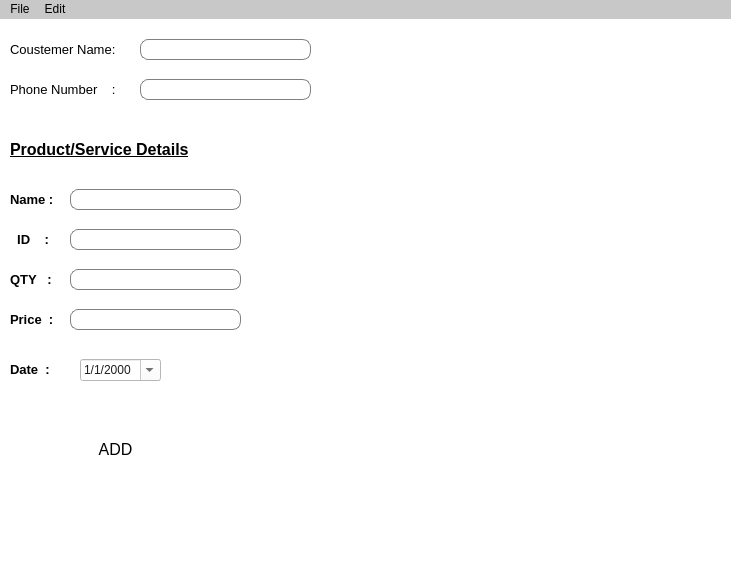
<?xml version="1.0" encoding="UTF-8"?>
<ui version="4.0">
 <class>dashboard</class>
 <widget class="QMainWindow" name="dashboard">
  <property name="geometry">
   <rect>
    <x>0</x>
    <y>0</y>
    <width>731</width>
    <height>579</height>
   </rect>
  </property>
  <property name="windowTitle">
   <string>MainWindow</string>
  </property>
  <property name="styleSheet">
   <string notr="true">background-color: rgb(255, 255, 255);</string>
  </property>
  <widget class="QWidget" name="centralwidget">
   <widget class="QLabel" name="label_coustemername">
    <property name="geometry">
     <rect>
      <x>10</x>
      <y>10</y>
      <width>111</width>
      <height>41</height>
     </rect>
    </property>
    <property name="sizePolicy">
     <sizepolicy hsizetype="Expanding" vsizetype="Expanding">
      <horstretch>100</horstretch>
      <verstretch>100</verstretch>
     </sizepolicy>
    </property>
    <property name="font">
     <font>
      <pointsize>10</pointsize>
     </font>
    </property>
    <property name="text">
     <string>Coustemer Name: </string>
    </property>
   </widget>
   <widget class="QLineEdit" name="coustemername_field">
    <property name="geometry">
     <rect>
      <x>140</x>
      <y>20</y>
      <width>171</width>
      <height>21</height>
     </rect>
    </property>
    <property name="sizePolicy">
     <sizepolicy hsizetype="Expanding" vsizetype="Expanding">
      <horstretch>100</horstretch>
      <verstretch>100</verstretch>
     </sizepolicy>
    </property>
    <property name="styleSheet">
     <string notr="true">border-radius:8px;
border: 1px solid gray;</string>
    </property>
   </widget>
   <widget class="QLineEdit" name="phoneNo_field">
    <property name="geometry">
     <rect>
      <x>140</x>
      <y>60</y>
      <width>171</width>
      <height>21</height>
     </rect>
    </property>
    <property name="sizePolicy">
     <sizepolicy hsizetype="Expanding" vsizetype="Expanding">
      <horstretch>100</horstretch>
      <verstretch>100</verstretch>
     </sizepolicy>
    </property>
    <property name="styleSheet">
     <string notr="true">border-radius:8px;
border: 1px solid gray;</string>
    </property>
   </widget>
   <widget class="QLabel" name="label_phoneNo">
    <property name="geometry">
     <rect>
      <x>10</x>
      <y>50</y>
      <width>111</width>
      <height>41</height>
     </rect>
    </property>
    <property name="sizePolicy">
     <sizepolicy hsizetype="Expanding" vsizetype="Expanding">
      <horstretch>100</horstretch>
      <verstretch>100</verstretch>
     </sizepolicy>
    </property>
    <property name="font">
     <font>
      <pointsize>10</pointsize>
     </font>
    </property>
    <property name="text">
     <string>Phone Number    : </string>
    </property>
   </widget>
   <widget class="QLabel" name="label_details">
    <property name="geometry">
     <rect>
      <x>10</x>
      <y>110</y>
      <width>201</width>
      <height>41</height>
     </rect>
    </property>
    <property name="sizePolicy">
     <sizepolicy hsizetype="Expanding" vsizetype="Expanding">
      <horstretch>100</horstretch>
      <verstretch>100</verstretch>
     </sizepolicy>
    </property>
    <property name="font">
     <font>
      <pointsize>12</pointsize>
      <weight>75</weight>
      <bold>true</bold>
      <underline>true</underline>
     </font>
    </property>
    <property name="text">
     <string>Product/Service Details</string>
    </property>
   </widget>
   <widget class="QLineEdit" name="name_field">
    <property name="geometry">
     <rect>
      <x>70</x>
      <y>170</y>
      <width>171</width>
      <height>21</height>
     </rect>
    </property>
    <property name="sizePolicy">
     <sizepolicy hsizetype="Expanding" vsizetype="Expanding">
      <horstretch>100</horstretch>
      <verstretch>100</verstretch>
     </sizepolicy>
    </property>
    <property name="styleSheet">
     <string notr="true">border-radius:8px;
border: 1px solid gray;</string>
    </property>
   </widget>
   <widget class="QLabel" name="label_id">
    <property name="geometry">
     <rect>
      <x>10</x>
      <y>200</y>
      <width>51</width>
      <height>41</height>
     </rect>
    </property>
    <property name="sizePolicy">
     <sizepolicy hsizetype="Expanding" vsizetype="Expanding">
      <horstretch>100</horstretch>
      <verstretch>100</verstretch>
     </sizepolicy>
    </property>
    <property name="font">
     <font>
      <pointsize>10</pointsize>
      <weight>75</weight>
      <bold>true</bold>
     </font>
    </property>
    <property name="text">
     <string>  ID    : </string>
    </property>
   </widget>
   <widget class="QLineEdit" name="id_field">
    <property name="geometry">
     <rect>
      <x>70</x>
      <y>210</y>
      <width>171</width>
      <height>21</height>
     </rect>
    </property>
    <property name="sizePolicy">
     <sizepolicy hsizetype="Expanding" vsizetype="Expanding">
      <horstretch>100</horstretch>
      <verstretch>100</verstretch>
     </sizepolicy>
    </property>
    <property name="styleSheet">
     <string notr="true">border-radius:8px;
border: 1px solid gray;</string>
    </property>
   </widget>
   <widget class="QLabel" name="label_name">
    <property name="geometry">
     <rect>
      <x>10</x>
      <y>160</y>
      <width>51</width>
      <height>41</height>
     </rect>
    </property>
    <property name="sizePolicy">
     <sizepolicy hsizetype="Expanding" vsizetype="Expanding">
      <horstretch>100</horstretch>
      <verstretch>100</verstretch>
     </sizepolicy>
    </property>
    <property name="font">
     <font>
      <pointsize>10</pointsize>
      <weight>75</weight>
      <bold>true</bold>
     </font>
    </property>
    <property name="text">
     <string>Name : </string>
    </property>
   </widget>
   <widget class="QLineEdit" name="price_field">
    <property name="geometry">
     <rect>
      <x>70</x>
      <y>290</y>
      <width>171</width>
      <height>21</height>
     </rect>
    </property>
    <property name="sizePolicy">
     <sizepolicy hsizetype="Expanding" vsizetype="Expanding">
      <horstretch>100</horstretch>
      <verstretch>100</verstretch>
     </sizepolicy>
    </property>
    <property name="styleSheet">
     <string notr="true">border-radius:8px;
border: 1px solid gray;</string>
    </property>
   </widget>
   <widget class="QLabel" name="label_price">
    <property name="geometry">
     <rect>
      <x>10</x>
      <y>280</y>
      <width>51</width>
      <height>41</height>
     </rect>
    </property>
    <property name="sizePolicy">
     <sizepolicy hsizetype="Expanding" vsizetype="Expanding">
      <horstretch>100</horstretch>
      <verstretch>100</verstretch>
     </sizepolicy>
    </property>
    <property name="font">
     <font>
      <pointsize>10</pointsize>
      <weight>75</weight>
      <bold>true</bold>
     </font>
    </property>
    <property name="text">
     <string>Price  :</string>
    </property>
   </widget>
   <widget class="QLineEdit" name="qty_field">
    <property name="geometry">
     <rect>
      <x>70</x>
      <y>250</y>
      <width>171</width>
      <height>21</height>
     </rect>
    </property>
    <property name="sizePolicy">
     <sizepolicy hsizetype="Expanding" vsizetype="Expanding">
      <horstretch>100</horstretch>
      <verstretch>100</verstretch>
     </sizepolicy>
    </property>
    <property name="styleSheet">
     <string notr="true">border-radius:8px;
border: 1px solid gray;</string>
    </property>
   </widget>
   <widget class="QLabel" name="label_qty">
    <property name="geometry">
     <rect>
      <x>10</x>
      <y>240</y>
      <width>51</width>
      <height>41</height>
     </rect>
    </property>
    <property name="sizePolicy">
     <sizepolicy hsizetype="Expanding" vsizetype="Expanding">
      <horstretch>100</horstretch>
      <verstretch>100</verstretch>
     </sizepolicy>
    </property>
    <property name="font">
     <font>
      <pointsize>10</pointsize>
      <weight>75</weight>
      <bold>true</bold>
     </font>
    </property>
    <property name="text">
     <string>QTY   : </string>
    </property>
   </widget>
   <widget class="QDateEdit" name="dateEdit">
    <property name="geometry">
     <rect>
      <x>80</x>
      <y>340</y>
      <width>81</width>
      <height>22</height>
     </rect>
    </property>
    <property name="sizePolicy">
     <sizepolicy hsizetype="Expanding" vsizetype="Expanding">
      <horstretch>100</horstretch>
      <verstretch>100</verstretch>
     </sizepolicy>
    </property>
    <property name="styleSheet">
     <string notr="true">color: rgb(30, 30, 30);</string>
    </property>
    <property name="wrapping">
     <bool>false</bool>
    </property>
    <property name="displayFormat">
     <string>d/M/yyyy</string>
    </property>
    <property name="calendarPopup">
     <bool>true</bool>
    </property>
   </widget>
   <widget class="QLabel" name="label_date">
    <property name="geometry">
     <rect>
      <x>10</x>
      <y>330</y>
      <width>51</width>
      <height>41</height>
     </rect>
    </property>
    <property name="sizePolicy">
     <sizepolicy hsizetype="Expanding" vsizetype="Expanding">
      <horstretch>100</horstretch>
      <verstretch>100</verstretch>
     </sizepolicy>
    </property>
    <property name="font">
     <font>
      <pointsize>10</pointsize>
      <weight>75</weight>
      <bold>true</bold>
     </font>
    </property>
    <property name="text">
     <string>Date  :</string>
    </property>
   </widget>
   <widget class="QPushButton" name="button_add">
    <property name="geometry">
     <rect>
      <x>40</x>
      <y>410</y>
      <width>151</width>
      <height>41</height>
     </rect>
    </property>
    <property name="sizePolicy">
     <sizepolicy hsizetype="Expanding" vsizetype="Expanding">
      <horstretch>100</horstretch>
      <verstretch>100</verstretch>
     </sizepolicy>
    </property>
    <property name="font">
     <font>
      <pointsize>12</pointsize>
      <weight>50</weight>
      <bold>false</bold>
      <underline>false</underline>
      <strikeout>false</strikeout>
      <stylestrategy>PreferDefault</stylestrategy>
      <kerning>true</kerning>
     </font>
    </property>
    <property name="acceptDrops">
     <bool>false</bool>
    </property>
    <property name="layoutDirection">
     <enum>Qt::LeftToRight</enum>
    </property>
    <property name="text">
     <string>ADD</string>
    </property>
    <property name="shortcut">
     <string>Return</string>
    </property>
    <property name="checkable">
     <bool>false</bool>
    </property>
    <property name="autoDefault">
     <bool>false</bool>
    </property>
    <property name="default">
     <bool>true</bool>
    </property>
    <property name="flat">
     <bool>true</bool>
    </property>
   </widget>
  </widget>
  <widget class="QMenuBar" name="menubar">
   <property name="geometry">
    <rect>
     <x>0</x>
     <y>0</y>
     <width>731</width>
     <height>21</height>
    </rect>
   </property>
   <property name="layoutDirection">
    <enum>Qt::LeftToRight</enum>
   </property>
   <property name="styleSheet">
    <string notr="true">selection-background-color: rgb(166, 166, 166);
background-color: rgb(200, 200, 200);</string>
   </property>
   <property name="defaultUp">
    <bool>false</bool>
   </property>
   <widget class="QMenu" name="menuFile">
    <property name="title">
     <string>File</string>
    </property>
    <addaction name="actionNew"/>
    <addaction name="actionOpen"/>
    <addaction name="actionSave"/>
    <addaction name="actionSaveAs"/>
    <addaction name="actionExport"/>
    <addaction name="separator"/>
    <addaction name="actionExit"/>
   </widget>
   <widget class="QMenu" name="menuEdit">
    <property name="title">
     <string>Edit</string>
    </property>
    <addaction name="actionUndo"/>
    <addaction name="actionRedo"/>
    <addaction name="actionCut"/>
    <addaction name="actionCopy_2"/>
    <addaction name="actionPaste_2"/>
   </widget>
   <addaction name="menuFile"/>
   <addaction name="menuEdit"/>
  </widget>
  <widget class="QStatusBar" name="statusbar"/>
  <action name="actionNew">
   <property name="text">
    <string>New</string>
   </property>
   <property name="shortcut">
    <string>Ctrl+N</string>
   </property>
  </action>
  <action name="actionOpen">
   <property name="text">
    <string>Open</string>
   </property>
   <property name="shortcut">
    <string>Ctrl+O</string>
   </property>
  </action>
  <action name="actionSave">
   <property name="text">
    <string>Save </string>
   </property>
   <property name="shortcut">
    <string>Ctrl+S</string>
   </property>
  </action>
  <action name="actionSaveAs">
   <property name="text">
    <string>Save As</string>
   </property>
  </action>
  <action name="actionExport">
   <property name="text">
    <string>Export</string>
   </property>
   <property name="shortcut">
    <string>Ctrl+E</string>
   </property>
  </action>
  <action name="actionExit">
   <property name="text">
    <string>Exit</string>
   </property>
   <property name="shortcut">
    <string>Ctrl+Q</string>
   </property>
  </action>
  <action name="actionUndo">
   <property name="text">
    <string>Undo</string>
   </property>
   <property name="shortcut">
    <string>Ctrl+Z</string>
   </property>
  </action>
  <action name="actionRedo">
   <property name="text">
    <string>Redo</string>
   </property>
   <property name="shortcut">
    <string>Ctrl+R</string>
   </property>
  </action>
  <action name="actionCopy">
   <property name="text">
    <string>Copy</string>
   </property>
  </action>
  <action name="actionPaste">
   <property name="text">
    <string>Paste</string>
   </property>
  </action>
  <action name="actionDelete">
   <property name="text">
    <string>Delete</string>
   </property>
  </action>
  <action name="actionCut">
   <property name="text">
    <string>Cut</string>
   </property>
   <property name="shortcut">
    <string>Ctrl+X</string>
   </property>
  </action>
  <action name="actionCopy_2">
   <property name="text">
    <string>Copy</string>
   </property>
   <property name="shortcut">
    <string>Ctrl+C</string>
   </property>
  </action>
  <action name="actionPaste_2">
   <property name="text">
    <string>Paste</string>
   </property>
   <property name="shortcut">
    <string>Ctrl+V</string>
   </property>
  </action>
 </widget>
 <resources/>
 <connections/>
</ui>
